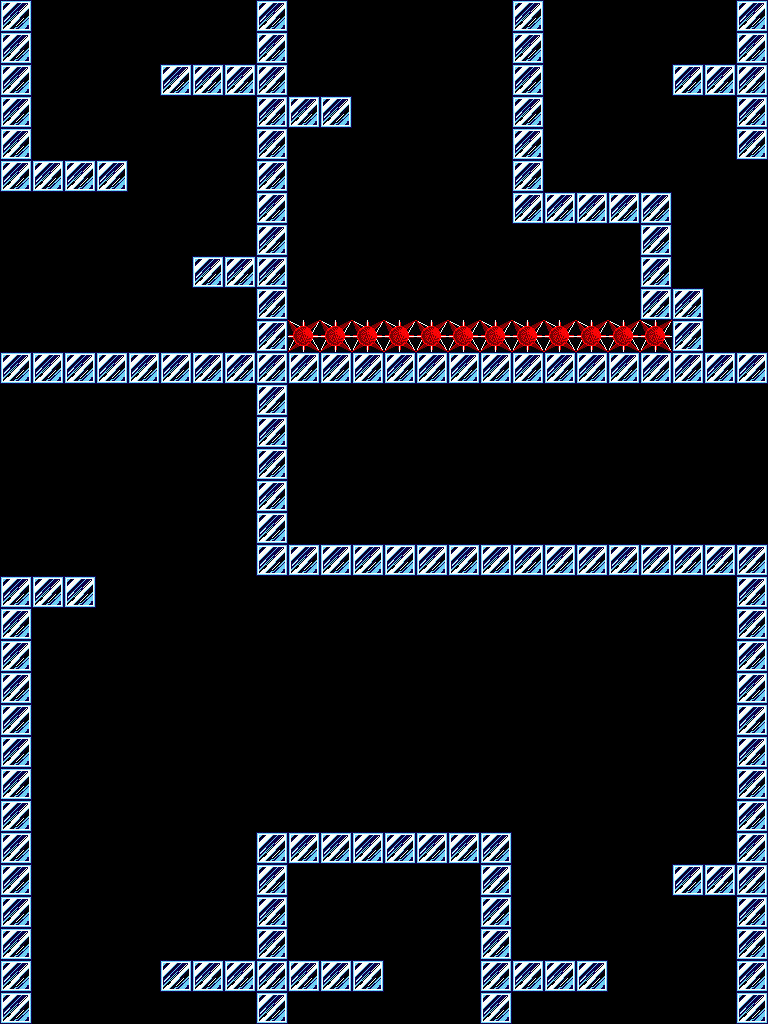

This is a level from a 2D game, rendered from its Tiled map with the project's own tilesets. A one-line summary and the map file follow, with tile-layer data summarised:
An orthogonal 24x32 tile map with 32x32 px tiles, 2 tile layers (Tiles, Spikes) and 42 objects (4x 2, 3x 1, 3x 3, 2x 0, Player, ...).

<map version="1.0" orientation="orthogonal" width="24" height="32" tilewidth="32" tileheight="32">
 <tileset firstgid="1" name="tile set BEST" tilewidth="32" tileheight="32">
  <image source="tile set BEST.png" width="224" height="160" />
 </tileset>
 <layer name="Tiles" width="24" height="32">
  <data>[768 cells, 154 non-empty, 1 distinct tile ids]</data>
 </layer>
 <layer name="Spikes" width="24" height="32">
  <data>[768 cells, 12 non-empty, 1 distinct tile ids]</data>
 </layer>
 <objectgroup name="Collisions" width="24" height="32">
  <object x="736" y="0" width="32" height="160" />
  <object x="0" y="352" width="768" height="32" />
  <object x="0" y="0" width="32" height="192" />
  <object x="0" y="576" width="96" height="32" />
  <object x="160" y="64" width="96" height="32" />
  <object x="0" y="608" width="32" height="416" />
  <object x="256" y="384" width="32" height="192" />
  <object x="32" y="160" width="96" height="32" />
  <object x="160" y="960" width="96" height="32" />
  <object x="288" y="544" width="448" height="32" />
  <object x="256" y="0" width="32" height="352" />
  <object x="192" y="256" width="64" height="32" />
  <object x="736" y="544" width="32" height="640" />
  <object x="288" y="960" width="96" height="32" />
  <object x="256" y="864" width="32" height="160" />
  <object x="512" y="0" width="32" height="224" />
  <object x="544" y="192" width="128" height="32" />
  <object x="640" y="224" width="32" height="64" />
  <object x="672" y="320" width="32" height="32" />
  <object x="640" y="288" width="64" height="32" />
  <object x="672" y="64" width="64" height="32" />
  <object x="256" y="832" width="256" height="32" />
  <object x="480" y="864" width="32" height="160" />
  <object x="512" y="960" width="96" height="32" />
  <object x="672" y="864" width="64" height="32" />
  <object x="288" y="96" width="64" height="32" />
 </objectgroup>
 <objectgroup name="Game Objects" width="24" height="32" visible="0">
  <object name="Player" x="384" y="448" />
  <object name="Goal" x="320" y="960" />
 </objectgroup>
 <objectgroup name="Spike Rects" width="24" height="32">
  <object x="288" y="320" width="384" height="32" />
 </objectgroup>
 <objectgroup name="Spark Rects" width="24" height="32" visible="0" />
 <objectgroup name="Platforms" width="24" height="32" visible="0">
  <object x="352" y="256">
   <properties>
    <property name="xOffset" value="90" />
    <property name="yOffset" value="0" />
   </properties>
  </object>
 </objectgroup>
 <objectgroup name="Numbered Platforms" width="24" height="32" visible="0">
  <object name="1" x="320" y="320" />
  <object name="2" x="160" y="736" />
 </objectgroup>
 <objectgroup name="Teleports" width="24" height="32" visible="0">
  <object name="1" type="0" x="0" y="384" width="32" height="192" />
  <object name="3" type="2" x="544" y="-32" width="192" height="32" />
  <object name="2" type="1" x="768" y="160" width="32" height="192" />
  <object name="4" type="3" x="288" y="992" width="192" height="32" />
  <object name="5" type="2" x="288" y="-32" width="224" height="32" />
  <object name="6" type="3" x="32" y="992" width="224" height="32" />
  <object name="7" type="0" x="0" y="192" width="32" height="160" />
  <object name="9" type="2" x="32" y="-32" width="224" height="32" />
  <object name="8" type="1" x="768" y="384" width="32" height="160" />
  <object name="10" type="3" x="512" y="992" width="224" height="32" />
 </objectgroup>
</map>
